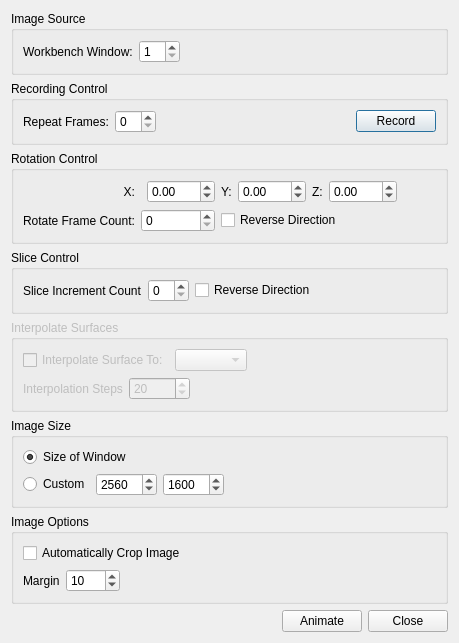
<?xml version="1.0" encoding="UTF-8"?>
<ui version="4.0">
 <class>MovieDialog</class>
 <widget class="QDialog" name="MovieDialog">
  <property name="geometry">
   <rect>
    <x>0</x>
    <y>0</y>
    <width>459</width>
    <height>560</height>
   </rect>
  </property>
  <property name="sizePolicy">
   <sizepolicy hsizetype="Fixed" vsizetype="Fixed">
    <horstretch>0</horstretch>
    <verstretch>0</verstretch>
   </sizepolicy>
  </property>
  <property name="windowTitle">
   <string>Animation Control</string>
  </property>
  <layout class="QVBoxLayout" name="verticalLayout_2">
   <item>
    <widget class="QGroupBox" name="imageSourceGroupBox">
     <property name="enabled">
      <bool>true</bool>
     </property>
     <property name="title">
      <string>Image Source</string>
     </property>
     <layout class="QHBoxLayout" name="horizontalLayout_4">
      <item>
       <widget class="QLabel" name="label">
        <property name="text">
         <string>Workbench Window:</string>
        </property>
       </widget>
      </item>
      <item>
       <widget class="QSpinBox" name="workbenchWindowSpinBox">
        <property name="minimum">
         <number>1</number>
        </property>
        <property name="maximum">
         <number>10</number>
        </property>
       </widget>
      </item>
      <item>
       <spacer name="horizontalSpacer_6">
        <property name="orientation">
         <enum>Qt::Horizontal</enum>
        </property>
        <property name="sizeHint" stdset="0">
         <size>
          <width>40</width>
          <height>20</height>
         </size>
        </property>
       </spacer>
      </item>
     </layout>
    </widget>
   </item>
   <item>
    <widget class="QGroupBox" name="recordingControlGroupBox">
     <property name="title">
      <string>Recording Control</string>
     </property>
     <layout class="QHBoxLayout" name="horizontalLayout_7">
      <item>
       <widget class="QLabel" name="repeatFramesLabel">
        <property name="enabled">
         <bool>true</bool>
        </property>
        <property name="text">
         <string>Repeat Frames:</string>
        </property>
       </widget>
      </item>
      <item>
       <widget class="QSpinBox" name="repeatFramesSpinBox">
        <property name="enabled">
         <bool>true</bool>
        </property>
       </widget>
      </item>
      <item>
       <spacer name="horizontalSpacer_4">
        <property name="orientation">
         <enum>Qt::Horizontal</enum>
        </property>
        <property name="sizeHint" stdset="0">
         <size>
          <width>40</width>
          <height>20</height>
         </size>
        </property>
       </spacer>
      </item>
      <item>
       <widget class="QPushButton" name="recordButton">
        <property name="enabled">
         <bool>true</bool>
        </property>
        <property name="text">
         <string>Record</string>
        </property>
        <property name="checkable">
         <bool>true</bool>
        </property>
       </widget>
      </item>
     </layout>
    </widget>
   </item>
   <item>
    <widget class="QGroupBox" name="rotationControlGroupBox">
     <property name="title">
      <string>Rotation Control</string>
     </property>
     <layout class="QGridLayout" name="gridLayout" columnstretch="0,0,0,0,0,0,0,0,0,1">
      <item row="0" column="4">
       <widget class="QLabel" name="rotateYLabel">
        <property name="sizePolicy">
         <sizepolicy hsizetype="MinimumExpanding" vsizetype="Preferred">
          <horstretch>0</horstretch>
          <verstretch>0</verstretch>
         </sizepolicy>
        </property>
        <property name="text">
         <string>Y:</string>
        </property>
       </widget>
      </item>
      <item row="0" column="1">
       <widget class="QLabel" name="rotateXLabel">
        <property name="sizePolicy">
         <sizepolicy hsizetype="Minimum" vsizetype="Preferred">
          <horstretch>0</horstretch>
          <verstretch>0</verstretch>
         </sizepolicy>
        </property>
        <property name="text">
         <string>X:</string>
        </property>
        <property name="alignment">
         <set>Qt::AlignRight|Qt::AlignTrailing|Qt::AlignVCenter</set>
        </property>
       </widget>
      </item>
      <item row="0" column="7">
       <widget class="QDoubleSpinBox" name="rotateZSpinBox">
        <property name="minimum">
         <double>-180.000000000000000</double>
        </property>
        <property name="maximum">
         <double>180.000000000000000</double>
        </property>
       </widget>
      </item>
      <item row="0" column="5">
       <widget class="QDoubleSpinBox" name="rotateYSpinBox">
        <property name="minimum">
         <double>-180.000000000000000</double>
        </property>
        <property name="maximum">
         <double>180.000000000000000</double>
        </property>
       </widget>
      </item>
      <item row="1" column="2" colspan="2">
       <widget class="QSpinBox" name="rotateFrameCountSpinBox">
        <property name="maximum">
         <number>999999999</number>
        </property>
       </widget>
      </item>
      <item row="1" column="0" colspan="2">
       <widget class="QLabel" name="rotateFrameCountLabel">
        <property name="text">
         <string>Rotate Frame Count:</string>
        </property>
       </widget>
      </item>
      <item row="1" column="4" colspan="4">
       <widget class="QCheckBox" name="reverseDirectionCheckBox">
        <property name="text">
         <string>Reverse Direction</string>
        </property>
       </widget>
      </item>
      <item row="0" column="3">
       <widget class="QDoubleSpinBox" name="rotateXSpinBox">
        <property name="minimum">
         <double>-180.000000000000000</double>
        </property>
        <property name="maximum">
         <double>180.000000000000000</double>
        </property>
       </widget>
      </item>
      <item row="0" column="6">
       <widget class="QLabel" name="rotateZLabel">
        <property name="text">
         <string>Z:</string>
        </property>
       </widget>
      </item>
      <item row="1" column="9">
       <spacer name="horizontalSpacer_3">
        <property name="orientation">
         <enum>Qt::Horizontal</enum>
        </property>
        <property name="sizeHint" stdset="0">
         <size>
          <width>40</width>
          <height>20</height>
         </size>
        </property>
       </spacer>
      </item>
     </layout>
    </widget>
   </item>
   <item>
    <widget class="QGroupBox" name="sliceControlGroupBox">
     <property name="enabled">
      <bool>true</bool>
     </property>
     <property name="title">
      <string>Slice Control</string>
     </property>
     <layout class="QHBoxLayout" name="horizontalLayout_3">
      <item>
       <widget class="QLabel" name="sliceIncrementCountLabel">
        <property name="text">
         <string>Slice Increment Count</string>
        </property>
       </widget>
      </item>
      <item>
       <widget class="QSpinBox" name="sliceIncrementCountSpinBox"/>
      </item>
      <item>
       <widget class="QCheckBox" name="reverseSliceDirectionCheckBox">
        <property name="text">
         <string>Reverse Direction</string>
        </property>
       </widget>
      </item>
      <item>
       <spacer name="horizontalSpacer_5">
        <property name="orientation">
         <enum>Qt::Horizontal</enum>
        </property>
        <property name="sizeHint" stdset="0">
         <size>
          <width>40</width>
          <height>20</height>
         </size>
        </property>
       </spacer>
      </item>
     </layout>
    </widget>
   </item>
   <item>
    <widget class="QGroupBox" name="interpolateSurfacesGroupBox">
     <property name="enabled">
      <bool>false</bool>
     </property>
     <property name="title">
      <string>Interpolate Surfaces</string>
     </property>
     <layout class="QVBoxLayout" name="verticalLayout_4">
      <item>
       <layout class="QHBoxLayout" name="horizontalLayout_6">
        <item>
         <widget class="QCheckBox" name="checkBox">
          <property name="text">
           <string>Interpolate Surface To:</string>
          </property>
         </widget>
        </item>
        <item>
         <widget class="QComboBox" name="comboBox"/>
        </item>
        <item>
         <spacer name="horizontalSpacer_8">
          <property name="orientation">
           <enum>Qt::Horizontal</enum>
          </property>
          <property name="sizeHint" stdset="0">
           <size>
            <width>40</width>
            <height>20</height>
           </size>
          </property>
         </spacer>
        </item>
       </layout>
      </item>
      <item>
       <layout class="QHBoxLayout" name="horizontalLayout_8">
        <item>
         <widget class="QLabel" name="label_2">
          <property name="text">
           <string>Interpolation Steps</string>
          </property>
         </widget>
        </item>
        <item>
         <widget class="QSpinBox" name="interpolationStepsSpinBox">
          <property name="minimum">
           <number>1</number>
          </property>
          <property name="maximum">
           <number>99999</number>
          </property>
          <property name="value">
           <number>20</number>
          </property>
         </widget>
        </item>
        <item>
         <spacer name="horizontalSpacer_9">
          <property name="orientation">
           <enum>Qt::Horizontal</enum>
          </property>
          <property name="sizeHint" stdset="0">
           <size>
            <width>40</width>
            <height>20</height>
           </size>
          </property>
         </spacer>
        </item>
       </layout>
      </item>
     </layout>
    </widget>
   </item>
   <item>
    <widget class="QGroupBox" name="imageOptionsGroupBox_2">
     <property name="enabled">
      <bool>true</bool>
     </property>
     <property name="title">
      <string>Image Size</string>
     </property>
     <layout class="QVBoxLayout" name="verticalLayout_3">
      <item>
       <widget class="QRadioButton" name="windowSizeRadioButton">
        <property name="text">
         <string>Size of Window</string>
        </property>
        <property name="checked">
         <bool>true</bool>
        </property>
       </widget>
      </item>
      <item>
       <layout class="QHBoxLayout" name="horizontalLayout_5">
        <item>
         <widget class="QRadioButton" name="customSizeRadioButton">
          <property name="text">
           <string>Custom</string>
          </property>
         </widget>
        </item>
        <item>
         <widget class="QSpinBox" name="windowWidthSpinBox">
          <property name="minimum">
           <number>1</number>
          </property>
          <property name="maximum">
           <number>10000</number>
          </property>
          <property name="value">
           <number>2560</number>
          </property>
         </widget>
        </item>
        <item>
         <widget class="QSpinBox" name="windowHeightSpinBox">
          <property name="minimum">
           <number>1</number>
          </property>
          <property name="maximum">
           <number>10000</number>
          </property>
          <property name="value">
           <number>1600</number>
          </property>
         </widget>
        </item>
        <item>
         <spacer name="horizontalSpacer_7">
          <property name="orientation">
           <enum>Qt::Horizontal</enum>
          </property>
          <property name="sizeHint" stdset="0">
           <size>
            <width>40</width>
            <height>20</height>
           </size>
          </property>
         </spacer>
        </item>
       </layout>
      </item>
     </layout>
    </widget>
   </item>
   <item>
    <widget class="QGroupBox" name="imageOptionsGroupBox">
     <property name="enabled">
      <bool>true</bool>
     </property>
     <property name="title">
      <string>Image Options</string>
     </property>
     <layout class="QVBoxLayout" name="verticalLayout">
      <item>
       <layout class="QHBoxLayout" name="horizontalLayout">
        <item>
         <widget class="QCheckBox" name="cropImageCheckBox">
          <property name="enabled">
           <bool>true</bool>
          </property>
          <property name="text">
           <string>Automatically Crop Image</string>
          </property>
         </widget>
        </item>
       </layout>
      </item>
      <item>
       <layout class="QHBoxLayout" name="horizontalLayout_2">
        <item>
         <widget class="QLabel" name="marginLabel">
          <property name="enabled">
           <bool>true</bool>
          </property>
          <property name="text">
           <string>Margin</string>
          </property>
         </widget>
        </item>
        <item>
         <widget class="QSpinBox" name="marginSpinBox">
          <property name="enabled">
           <bool>true</bool>
          </property>
          <property name="maximum">
           <number>1000</number>
          </property>
          <property name="value">
           <number>10</number>
          </property>
         </widget>
        </item>
        <item>
         <spacer name="horizontalSpacer_2">
          <property name="orientation">
           <enum>Qt::Horizontal</enum>
          </property>
          <property name="sizeHint" stdset="0">
           <size>
            <width>40</width>
            <height>20</height>
           </size>
          </property>
         </spacer>
        </item>
       </layout>
      </item>
     </layout>
    </widget>
   </item>
   <item>
    <layout class="QHBoxLayout" name="dialogButtonLayout">
     <item>
      <spacer name="horizontalSpacer">
       <property name="orientation">
        <enum>Qt::Horizontal</enum>
       </property>
       <property name="sizeHint" stdset="0">
        <size>
         <width>40</width>
         <height>20</height>
        </size>
       </property>
      </spacer>
     </item>
     <item>
      <widget class="QPushButton" name="animateButton">
       <property name="text">
        <string>Animate</string>
       </property>
       <property name="checkable">
        <bool>true</bool>
       </property>
      </widget>
     </item>
     <item>
      <widget class="QPushButton" name="closeButton">
       <property name="text">
        <string>Close</string>
       </property>
      </widget>
     </item>
    </layout>
   </item>
  </layout>
 </widget>
 <resources/>
 <connections/>
</ui>
